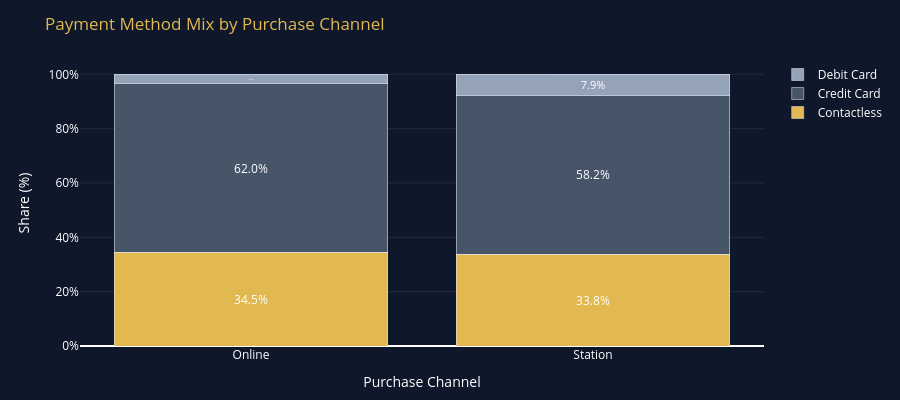

Notebook source saved alongside this figure:
### Markdown cell above
### 11.3 Channel × payment mix
How people buy (online vs at the station) against how they pay.

### Code cell
# ── 11.3  Purchase Channel × Payment Stacked Bar ─────────────────────
import plotly.graph_objects as go

bg = '#0f172a'; gold = '#e2b850'
cross = pd.crosstab(df['Purchase Type'], df['Payment Method'], normalize='index') * 100
palette = ['#e2b850','#475569','#94a3b8','#1e293b']

fig = go.Figure()
for i, col in enumerate(cross.columns):
    fig.add_trace(go.Bar(
        name=col, x=cross.index, y=cross[col],
        marker_color=palette[i % len(palette)],
        text=cross[col].round(1).astype(str) + '%',
        textposition='inside', insidetextanchor='middle',
        textfont=dict(color='white', size=12)
    ))
fig.update_layout(
    barmode='stack',
    title=dict(text='Payment Method Mix by Purchase Channel', font=dict(color=gold, size=17)),
    paper_bgcolor=bg, plot_bgcolor=bg,
    legend=dict(font=dict(color='#ffffff'), bgcolor='rgba(0,0,0,0)'),
    xaxis=dict(color='#ffffff', title='Purchase Channel'),
    yaxis=dict(color='#ffffff', title='Share (%)', ticksuffix='%', gridcolor='rgba(255,255,255,0.08)'),
    height=400, margin=dict(t=60, b=40)
)
fig.show()

# Insight
online_card = cross.loc['Online','Credit Card'] if 'Online' in cross.index and 'Credit Card' in cross.columns else 0
gold_c, reset = '\033[38;2;226;184;80m', '\033[0m'
silver_c       = '\033[38;2;203;213;225m'
print(f"\n{gold_c}{'─'*55}\nCHANNEL & PAYMENT INSIGHT\n{'─'*55}{reset}")
print(f"{silver_c}Online → Credit Card share {reset}: {gold_c}{online_card:.1f}%{reset}")
print(f"{gold_c}Action   {reset}: Optimise online checkout for card payments; offer contactless rewards to boost digital adoption.")
print(f"{gold_c}{'─'*55}{reset}")

### Figure 1 — Plotly figure (JSON) as saved in the notebook; plotly's stock layout.template omitted (floating-point values rounded to 4 significant figures)
{"data": [{"insidetextanchor": "middle", "marker": {"color": "#e2b850"}, "name": "Contactless", "text": ["34.5%", "33.8%"], "textfont": {"color": "white", "size": 12}, "textposition": "inside", "type": "bar", "x": ["Online", "Station"], "y": [34.5, 33.84]}, {"insidetextanchor": "middle", "marker": {"color": "#475569"}, "name": "Credit Card", "text": ["62.0%", "58.2%"], "textfont": {"color": "white", "size": 12}, "textposition": "inside", "type": "bar", "x": ["Online", "Station"], "y": [62.02, 58.25]}, {"insidetextanchor": "middle", "marker": {"color": "#94a3b8"}, "name": "Debit Card", "text": ["3.5%", "7.9%"], "textfont": {"color": "white", "size": 12}, "textposition": "inside", "type": "bar", "x": ["Online", "Station"], "y": [3.477, 7.912]}], "layout": {"barmode": "stack", "height": 400, "legend": {"bgcolor": "rgba(0,0,0,0)", "font": {"color": "#ffffff"}}, "margin": {"b": 40, "t": 60}, "paper_bgcolor": "#0f172a", "plot_bgcolor": "#0f172a", "title": {"font": {"color": "#e2b850", "size": 17}, "text": "Payment Method Mix by Purchase Channel"}, "xaxis": {"color": "#ffffff", "title": {"text": "Purchase Channel"}}, "yaxis": {"color": "#ffffff", "gridcolor": "rgba(255,255,255,0.08)", "ticksuffix": "%", "title": {"text": "Share (%)"}}}}
